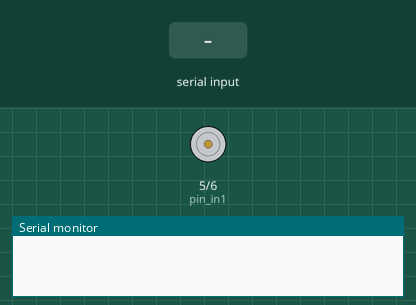
Recording of a sketch running on a simulated Arduino Uno, built with avr-gcc and run on an emulated ATmega328P. On the bench: motor-driver pin pairs drawn as motors (green arrow = first pin HIGH = forward, orange = second pin HIGH = backward, longer = more drive), the last lines printed to the serial monitor. Inputs (shaded band) come from the test bench.

Above: at 1.2 s.
1.3 s: "a" received over the second serial link
At 1.7 s:
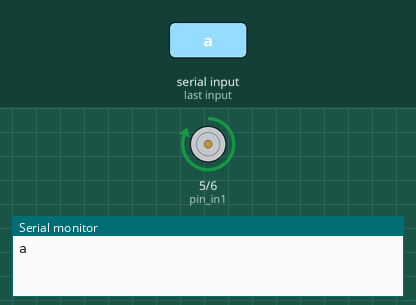
2.8 s: "b" received over the second serial link
At 4.1 s:
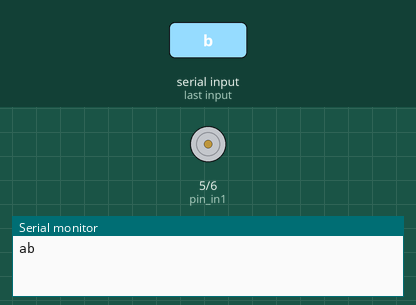
Timing chart, 0 to 5.8 s (numbered marks = the images above; inputs shaded):
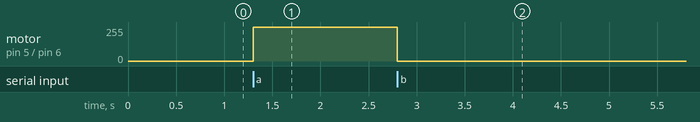

The sketch:

driver_ex.ino
```cpp
int pin_in1 = 5;
int pin_in2 = 6;

#include <SoftwareSerial.h> //시리얼통신 라이브러리 호출

int blueTx=2;   //Tx (보내는핀 설정)
int blueRx=3;   //Rx (받는핀 설정)
SoftwareSerial mySerial(blueTx, blueRx);  //시리얼 통신을 위한 객체선언

char a;

void setup() {
  pinMode(pin_in1, OUTPUT);
  pinMode(pin_in2, OUTPUT);
  Serial.begin(9600);
  mySerial.begin(9600); //블루투스 시리얼

 }

void loop() {

    if (mySerial.available()) {
    // 안드로이드 > 블루투스로 전달된 내용을 수신하여 시리얼모니터에 출력
    a = mySerial.read();
    Serial.write(a);
    if(a == 'a') {
      // 시계방향으로 회전
      digitalWrite(pin_in1, HIGH);
      digitalWrite(pin_in2, LOW);
      }
    if(a == 'b') {
      digitalWrite(pin_in1, LOW);
      digitalWrite(pin_in2, LOW);
      }
  }
//  if (Serial.available()) {
//    //시리얼 모니터 내용을 블루투스 > 안드로이드에 송신
//    mySerial.write(Serial.read());
//  }


}
```

Measured:
- after the input at 1.3 s, motor on pin 5 (pin_in1) / pin 6 (pin_in2): stopped → forward 255/255 at once
- after the input at 2.8 s, motor on pin 5 (pin_in1) / pin 6 (pin_in2): forward 255/255 → stopped at once
